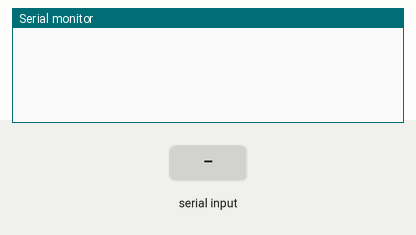
Recording of a sketch running on a simulated Arduino Uno, built with avr-gcc and run on an emulated ATmega328P. On the bench: the last lines printed to the serial monitor. Inputs (shaded band) come from the test bench.

Above: at 1.2 s.
1.3 s: "1\n" received over Serial
At 2.2 s:
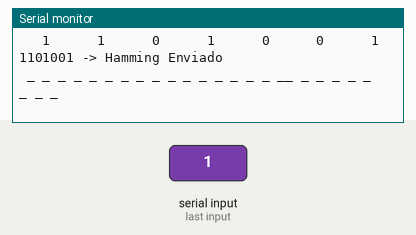
2.8 s: "0\n" received over Serial
At 2.91 s:
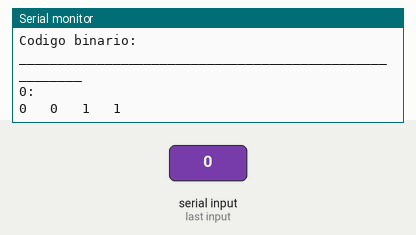
4.3 s: "2\n" received over Serial
At 4.51 s:
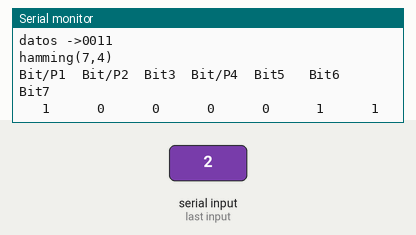
Timing chart, 0 to 7.3 s (numbered marks = the images above; inputs shaded):
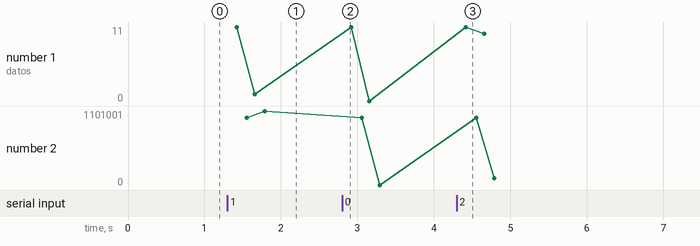

Measured:
- after the input at 1.3 s, the serial monitor: prints a new line at once (image 1)
- after the input at 2.8 s, the serial monitor: prints a new line at once (image 2)
- after the input at 4.3 s, the serial monitor: prints a new line at once (image 3)
- plotted number 1: 0 → 10 after the input at 4.3 s
- plotted number 2: 0 → 101010 after the input at 4.3 s

The sketch:

Transmidor_F3.ino
```cpp
const int clk =  2;
int estadoCLK = LOW;
long tiempoPasadoClk = 0;
long duty = 0;

const int tx =  3;
int estadoTx = LOW;
long tiempoPasadoTx = 0;
long intervaloTx = 0;

long tiempoPasadoHamming = 0;
long intervaloHamming = 0;

long tiempoPasadoLectura = 0;
long intervaloLectura = 0;

int estadoAnterior1 = LOW;

int estadoAnterior2 = LOW;

int estadoAnterior3 = LOW;

int estadoAnterior4 = LOW;

int dato[] = {0,0,0,0};
int hamtx[7] = {0};

int i = 0;
int l = 0;

String texto;

void setup() {
 Serial.begin(9600);
 pinMode(clk, OUTPUT);
 pinMode(tx, OUTPUT);
}

void loop() {
  TextoABinario();
}


void TextoABinario() {
  while (Serial.available() == 0) {
  }

  while (Serial.available() > 0) {
    texto = Serial.readStringUntil('\n');
  }

  Serial.print("Texto ingresado: ");
  Serial.println(texto);

  Serial.println("Codigo binario:");

  for (int m = 0; m < texto.length(); m++) {
    int ascii_value = int(texto.charAt(m));
    Serial.println("_______________________________________________________");
    Serial.print((String)texto.charAt(m)+":\n");
    for (int k = 0; k <= 1; k++) {
      int tindx = 0;

      for (int j = 7; j >= 4; j--) {
        dato[tindx] = (ascii_value & (1 << j)) ? 1 : 0;
        Serial.print((String) "" + dato[tindx] + "   ");
        tindx++;
      }
      Serial.println("");
      hamming();
      transmisor(hamtx, sizeof(hamtx) / sizeof(int));
      ascii_value = ascii_value << 4;
    }

    Serial.println("");
  }
  Serial.println("");
}

void hamming(){
unsigned long tiempoActual = millis();
  if(tiempoActual - tiempoPasadoHamming > intervaloHamming) {
    tiempoPasadoHamming = tiempoActual;

    Serial.println((String) "datos ->" + dato[0] + dato[1] + dato[2] + dato[3]);

    hamtx[0]=(dato[0]^dato[1])^dato[3];
    hamtx[1]=(dato[0]^dato[2])^dato[3];
    hamtx[2]=dato[0];
    hamtx[3]=(dato[1]^dato[2])^dato[3];
    hamtx[4]=dato[1];
    hamtx[5]=dato[2];
    hamtx[6]=dato[3];

    Serial.println((String)"hamming(7,4)\n" + "Bit/P1  "+ "Bit/P2  " + "Bit3  " + "Bit/P4  " + "Bit5   " + "Bit6   " + "Bit7");
    for (int i = 0; i < 7; i++) {
      Serial.print((String) "   " + hamtx[i] + "   ");
    }
    Serial.println("");

    //
  }

}


void transmisor(int bits[], int longitud) {
unsigned long tiempoActual = millis();
  if(tiempoActual - tiempoPasadoTx > intervaloTx) {
    tiempoPasadoTx = tiempoActual;

    for (l=0; l < longitud; l++) {
      Reloj();
      if(estadoCLK==HIGH){
        digitalWrite(tx, bits[l]);
        Serial.print(bits[l]);
      }
      else{
        digitalWrite(tx, 0);
        l--;
      }

//      if(l==2){
//        bits[2]=0;
//      }

      if(l>=6){
        Serial.println(" -> Hamming Enviado \n _ _ _ _ _ _ _ _ _ _ _ _ _ _ _ _ __ _ _ _ _ _ _ _ _");
        //l=0;
      }
      //Serial.println((String) "El for llego hasta l="+l);
    }
  }
}


void Reloj(){
unsigned long tiempoActual = millis();
  if(tiempoActual - tiempoPasadoClk > duty) {
    tiempoPasadoClk = tiempoActual;
    if (estadoCLK == LOW){
      estadoCLK = HIGH;
      //Serial.println("Alto");
    }
    else{
      estadoCLK = LOW;
      //Serial.println("Bajo");
    }
    digitalWrite(clk, estadoCLK);
  }
}
```
